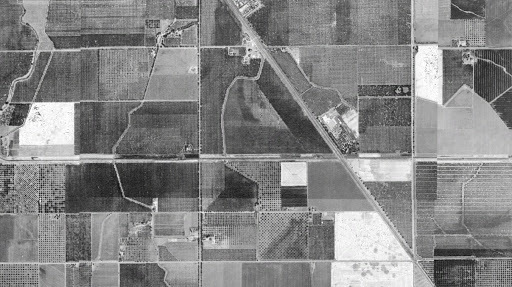
#> input picture data/Fig1_1939.jpeg, 512 x 287 px
$ python process_data.py
#> lines starting #> are read from the running program, lines starting #| are printed output that depends on the picture
# -*- coding: utf-8 -*-
"""
Created on Tue Jun 27 11:06:04 2023

@author: Ying Tu
"""

#Import essential packages
import os
import cv2
import matplotlib.pyplot as plt

#Get data root
parent = os.path.dirname(os.getcwd())
datadir = parent+'/data/'

#Read data
img1 = cv2.imread(datadir+'Fig1_1939.jpeg') #Image 1 (1939)
#> img1 is the input picture: shape (287, 512, 3); mean B, G, R 133.1, 133.2, 133.2
img2 = cv2.imread(datadir+'Fig2_2019.jpeg') #Image 2 (2019)
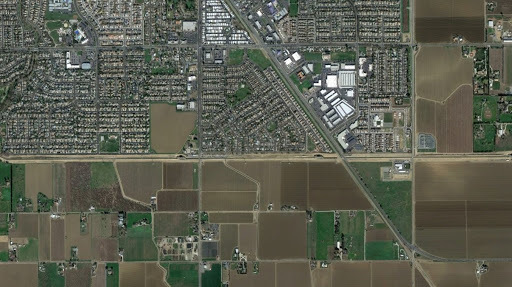
#> input picture data/Fig2_2019.jpeg, 512 x 287 px
#> img2 is the input picture: shape (287, 512, 3); mean B, G, R 81.3, 94.5, 92.1
img2rgb = cv2.cvtColor(img2, cv2.COLOR_BGR2RGB) #Convert RGB channels of image2
img2gray = cv2.cvtColor(img2, cv2.COLOR_BGR2GRAY) #Convert image2 to grayscale
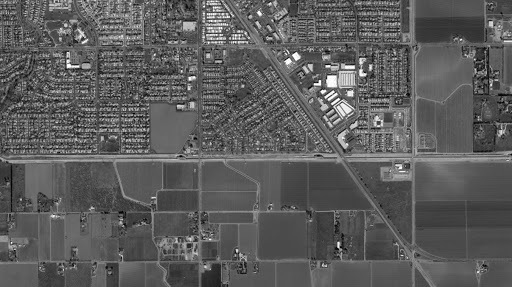
#> img2gray: shape (287, 512); min 0, max 255, mean 92.3
#cv2.imwrite(parent+'\\data\\Fig2_2019_grayscale.jpeg', img2gray)

#Plot images
fig,ax = plt.subplots(1,1,dpi=300)
plt.imshow(img1)
plt.title('Image-1939')
plt.show()

fig,ax = plt.subplots(1,1,dpi=300)
plt.imshow(img2rgb)
plt.title('Image-2019')
plt.show()

fig,ax = plt.subplots(1,1,dpi=300)
plt.imshow(img2gray,cmap='gray')
plt.title('Image-2019-grayscale')
plt.show()
